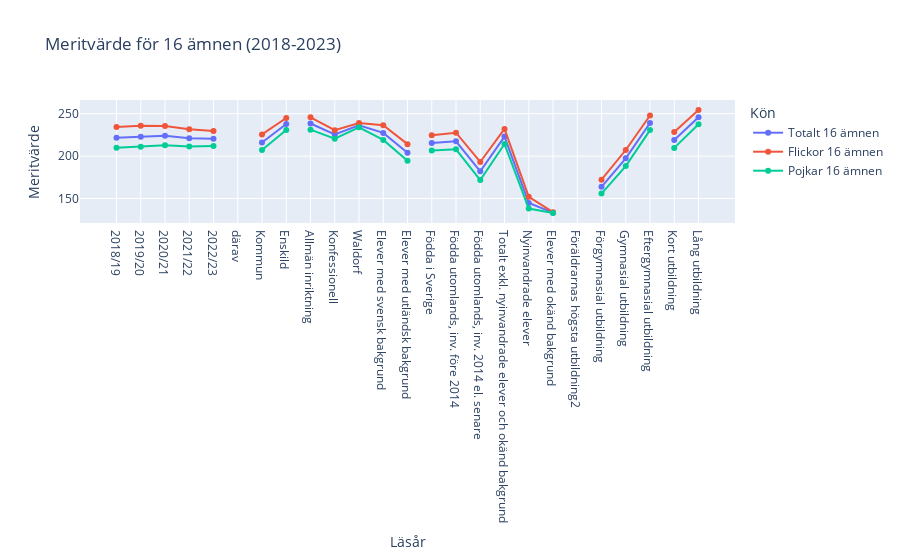

Here is the notebook cell this chart was saved with:
### Code cell
import plotly.express as px
import os

# Använd mappen "Visualiseringar"
output_dir = "Visualiseringar"

# Plotta linjediagram för meritvärde i 16 ämnen
fig = px.line(df, x="Läsår", y=["Totalt 16 ämnen", "Flickor 16 ämnen", "Pojkar 16 ämnen"],
              markers=True, title="Meritvärde för 16 ämnen (2018-2023)",
              labels={"value": "Meritvärde", "variable": "Kön"})

# Spara grafen som HTML i "Visualiseringar"
html_path = os.path.join(output_dir, "meritvärde_16_ämnen.html")
fig.write_html(html_path)
print(f"✅ Graf sparad som HTML: {html_path}")

# Visa grafen
fig.show()

### Figure 1 — Plotly figure (JSON) as saved in the notebook; plotly's stock layout.template omitted (floating-point values rounded to 4 significant figures)
{"data": [{"hovertemplate": "Kön=Totalt 16 ämnen<br>Läsår=%{x}<br>Meritvärde=%{y}<extra></extra>", "legendgroup": "Totalt 16 ämnen", "line": {"color": "#636efa", "dash": "solid"}, "marker": {"symbol": "circle"}, "mode": "lines+markers", "name": "Totalt 16 ämnen", "orientation": "v", "showlegend": true, "type": "scatter", "x": ["2018/19", "2019/20", "2020/21", "2021/22", "2022/23", "därav", "Kommun", "Enskild", "därav", "Allmän inriktning", "Konfessionell", "Waldorf", "Elever med svensk bakgrund", "Elever med utländsk bakgrund", "därav", "Födda i Sverige", "Födda utomlands, inv. före 2014", "Födda utomlands, inv. 2014 el. senare", "Totalt exkl. nyinvandrade elever och okänd bakgrund", "Nyinvandrade elever", "Elever med okänd bakgrund", "Föräldrarnas högsta utbildning2", "Förgymnasial utbildning", "Gymnasial utbildning", "Eftergymnasial utbildning", "därav", "Kort utbildning", "Lång utbildning"], "xaxis": "x", "y": [221.7, 222.9, 223.9, 221.2, 220.6, NaN, 216.1, 237.9, NaN, 238.5, 225.6, 236.3, 227.4, 204.0, NaN, 215.5, 217.4, 182.1, 223.0, 144.8, 133.3, NaN, 163.8, 197.4, 239.1, NaN, 218.9, 245.8], "yaxis": "y"}, {"hovertemplate": "Kön=Flickor 16 ämnen<br>Läsår=%{x}<br>Meritvärde=%{y}<extra></extra>", "legendgroup": "Flickor 16 ämnen", "line": {"color": "#EF553B", "dash": "solid"}, "marker": {"symbol": "circle"}, "mode": "lines+markers", "name": "Flickor 16 ämnen", "orientation": "v", "showlegend": true, "type": "scatter", "x": ["2018/19", "2019/20", "2020/21", "2021/22", "2022/23", "därav", "Kommun", "Enskild", "därav", "Allmän inriktning", "Konfessionell", "Waldorf", "Elever med svensk bakgrund", "Elever med utländsk bakgrund", "därav", "Födda i Sverige", "Födda utomlands, inv. före 2014", "Födda utomlands, inv. 2014 el. senare", "Totalt exkl. nyinvandrade elever och okänd bakgrund", "Nyinvandrade elever", "Elever med okänd bakgrund", "Föräldrarnas högsta utbildning2", "Förgymnasial utbildning", "Gymnasial utbildning", "Eftergymnasial utbildning", "därav", "Kort utbildning", "Lång utbildning"], "xaxis": "x", "y": [234.3, 235.7, 235.4, 231.6, 229.7, NaN, 225.6, 245.0, NaN, 245.8, 230.5, 239.0, 236.3, 214.1, NaN, 224.7, 227.6, 193.1, 232.1, 152.0, 133.9, NaN, 172.2, 207.2, 247.9, NaN, 228.4, 254.5], "yaxis": "y"}, {"hovertemplate": "Kön=Pojkar 16 ämnen<br>Läsår=%{x}<br>Meritvärde=%{y}<extra></extra>", "legendgroup": "Pojkar 16 ämnen", "line": {"color": "#00cc96", "dash": "solid"}, "marker": {"symbol": "circle"}, "mode": "lines+markers", "name": "Pojkar 16 ämnen", "orientation": "v", "showlegend": true, "type": "scatter", "x": ["2018/19", "2019/20", "2020/21", "2021/22", "2022/23", "därav", "Kommun", "Enskild", "därav", "Allmän inriktning", "Konfessionell", "Waldorf", "Elever med svensk bakgrund", "Elever med utländsk bakgrund", "därav", "Födda i Sverige", "Födda utomlands, inv. före 2014", "Födda utomlands, inv. 2014 el. senare", "Totalt exkl. nyinvandrade elever och okänd bakgrund", "Nyinvandrade elever", "Elever med okänd bakgrund", "Föräldrarnas högsta utbildning2", "Förgymnasial utbildning", "Gymnasial utbildning", "Eftergymnasial utbildning", "därav", "Kort utbildning", "Lång utbildning"], "xaxis": "x", "y": [209.8, 210.9, 212.9, 211.4, 211.9, NaN, 207.2, 230.8, NaN, 231.2, 220.5, 233.9, 219.1, 194.5, NaN, 206.6, 208.0, 171.8, 214.3, 138.2, 132.8, NaN, 155.8, 188.2, 230.7, NaN, 209.7, 237.6], "yaxis": "y"}], "layout": {"legend": {"title": {"text": "Kön"}, "tracegroupgap": 0}, "title": {"text": "Meritvärde för 16 ämnen (2018-2023)"}, "xaxis": {"anchor": "y", "domain": [0, 1], "title": {"text": "Läsår"}}, "yaxis": {"anchor": "x", "domain": [0, 1], "title": {"text": "Meritvärde"}}}}
